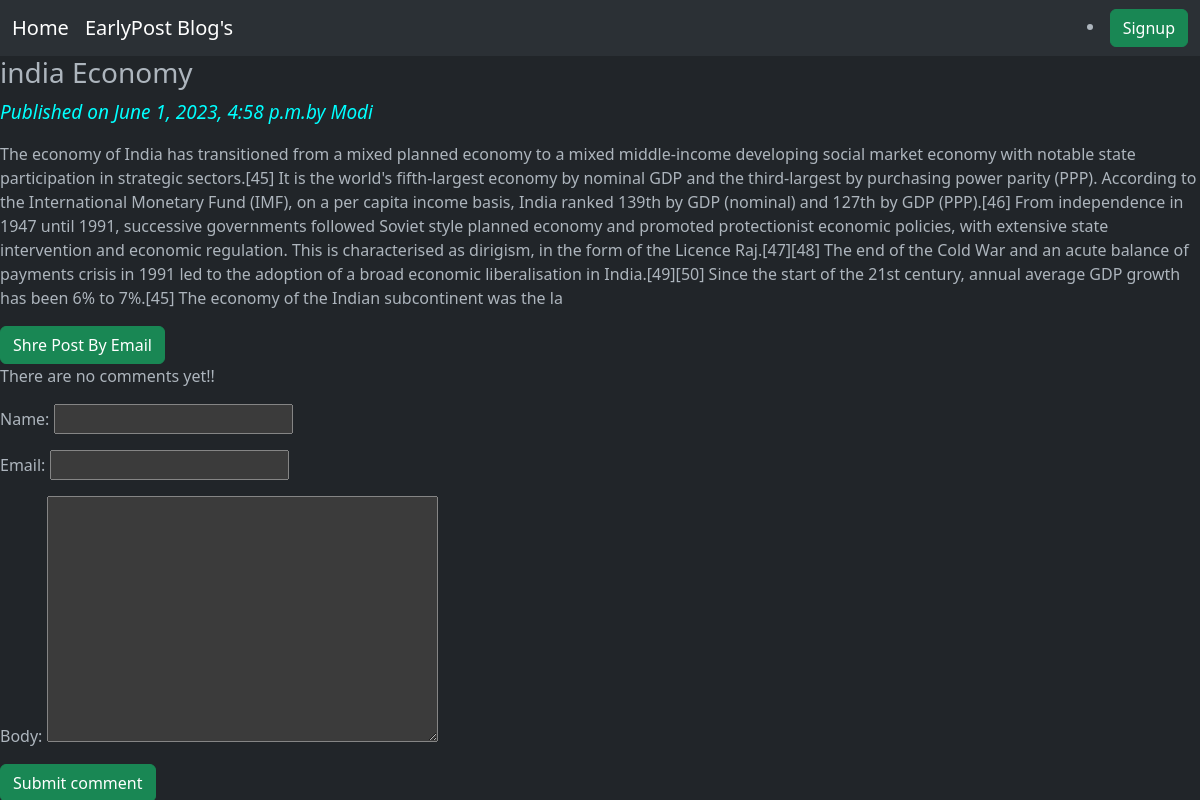
Screenshot of /2023/06/01/india-economy/ with the database file from the repository.
### blogapp/models.py (models this page shows, shortened)
class Post(models.Model):
    Status_Choices=(('draft','Draft'),('published','Published'))
    title =models.CharField(max_length=256)
    slug=models.SlugField(max_length=256,unique_for_date='publish')
    author=models.ForeignKey(User,related_name='blog_posts',on_delete=models.CASCADE)
    body=models.CharField(max_length=1000)
    publish=models.DateTimeField(default=timezone.now)
    created=models.DateTimeField(auto_now_add=True)
    updated=models.DateTimeField(auto_now=True)
    status=models.CharField(max_length=50,choices=Status_Choices,default='draft')
    class Meta:
        ordering=('-publish',)

### blogapp/views.py (the view)
# urls.py: url('^(?P<year>\d{4})/(?P<month>\d{2})/(?P<day>\d{2})/(?P<post>[-\w]+)/$',views.post_detail,name='post_detail'),
def post_detail(request,year,month,day,post):
    post=get_object_or_404(Post,slug=post,status='published',publish__year=year,publish__month=month,publish__day=day)
    comments=post.comm.filter(active=True)
    csubmit=False
    if request.method=='POST':
        form=CommentsForm(request.POST)
        if form.is_valid():
            new_comment=form.save(commit=False)
            new_comment.post=post
            new_comment.save()
            csubmit=True
    else:
        form=CommentsForm()
    return render(request,'blogapp/post_detail.html',{'post':post,'form':form,'csubmit':csubmit,'comments':comments})

### blogapp/forms.py
class CommentsForm(forms.ModelForm):
    class Meta:
        model=Comments
        fields=('name','email','body')

### templates/blogapp/post_detail.html (shortened to what this page needs)
{%extends 'blogapp/test.html'%}
{%block title_block%}
{%block content%}
<h3>{{post.title}}</h3>
<p id="date"> Published on {{post.publish}}by {{post.author|title}}{{post.body|linebreaks}}</p>
<a href="/{{post.id}}/share" target="_blank" class="btn btn-success ">Shre Post By Email</a>
{%if comments%}
{%for comment in comments%}
<p id="cb">
comment{{forloop.counter}} by {{comment.name}} on {{comment.created}}
</p>
<div class="db">{{comment.body|linebreaks}}
</div>
{%endfor%}
<hr>
{%else%}
<p>There are no comments yet!!</p>
{%endif%}
<form method='post'>
  {{form.as_p}}
  <input type="submit" class="btn btn-success" value="Submit comment">
  </form>
  {%endblock%}
{%endblock%}

### static/CSS/blog.css (style rules this page uses)
#date { color:cyan; font-size:19px; font-style: italic; }

### rows the page displays
Post: title "india Economy", publish "June 1, 2023, 4:58 p.m.", author "Modi", body "The economy of India has transitioned from a mixed planned economy to a mixed middle-income developing social market economy with notable state participation in strategic sectors.[45] It is the world's fifth-largest economy by nominal GDP and the third-largest by purchasing power parity (PPP). According to the International Monetary Fund (IMF), on a per capita income basis, India ranked 139th by GDP (nominal) and 127th by GDP (PPP).[46] From independence in 1947 until 1991, successive governments followed Soviet style planned economy and promoted protectionist economic policies, with extensive state intervention and economic regulation. This is characterised as dirigism, in the form of the…"
